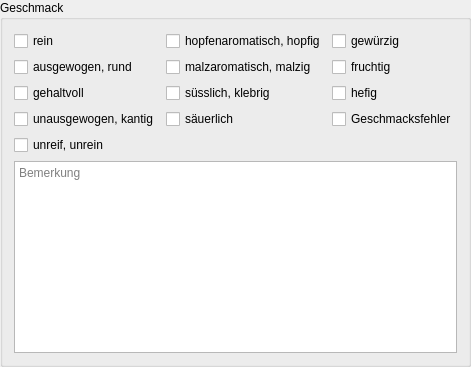
         <widget class="QGroupBox" name="groupBox5">
          <property name="title">
           <string>Geschmack</string>
          </property>
          <layout class="QGridLayout" name="gridLayout_7">
           <item row="0" column="1">
            <widget class="QCheckBox" name="rbGeschmack_5">
             <property name="text">
              <string>hopfenaromatisch, hopfig</string>
             </property>
            </widget>
           </item>
           <item row="0" column="0">
            <widget class="QCheckBox" name="rbGeschmack_0">
             <property name="text">
              <string>rein</string>
             </property>
            </widget>
           </item>
           <item row="3" column="0">
            <widget class="QCheckBox" name="rbGeschmack_3">
             <property name="text">
              <string>unausgewogen, kantig</string>
             </property>
            </widget>
           </item>
           <item row="2" column="1">
            <widget class="QCheckBox" name="rbGeschmack_7">
             <property name="text">
              <string>süsslich, klebrig</string>
             </property>
            </widget>
           </item>
           <item row="2" column="0">
            <widget class="QCheckBox" name="rbGeschmack_2">
             <property name="text">
              <string>gehaltvoll</string>
             </property>
            </widget>
           </item>
           <item row="4" column="0">
            <widget class="QCheckBox" name="rbGeschmack_4">
             <property name="text">
              <string>unreif, unrein</string>
             </property>
            </widget>
           </item>
           <item row="3" column="1">
            <widget class="QCheckBox" name="rbGeschmack_8">
             <property name="text">
              <string>säuerlich</string>
             </property>
            </widget>
           </item>
           <item row="1" column="1">
            <widget class="QCheckBox" name="rbGeschmack_6">
             <property name="text">
              <string>malzaromatisch, malzig</string>
             </property>
            </widget>
           </item>
           <item row="1" column="0">
            <widget class="QCheckBox" name="rbGeschmack_1">
             <property name="text">
              <string>ausgewogen, rund</string>
             </property>
            </widget>
           </item>
           <item row="5" column="0" colspan="3">
            <widget class="QPlainTextEdit" name="tbGeschmack">
             <property name="minimumSize">
              <size>
               <width>0</width>
               <height>42</height>
              </size>
             </property>
             <property name="toolTip">
              <string>&lt;html&gt;&lt;head/&gt;&lt;body&gt;&lt;p&gt;Hier ist Platz für frei formulierte &lt;span style=&quot; font-weight:600;&quot;&gt;Ausführungen&lt;/span&gt; zum Geschmack.&lt;/p&gt;&lt;p&gt;Der Biergeschmack umfasst die bei der Aufnahme des Bieres entstehenden sensorischen Eigenschaften. Es gelten dann ähnliche Beschreibungsmöglichkeiten wie beim Geruch. &lt;/p&gt;&lt;p&gt;&lt;span style=&quot; font-weight:600; color:#fc0107;&quot;&gt;Achtung: &lt;/span&gt;Ein Sud muss im &lt;span style=&quot; font-weight:600;&quot;&gt;Tab Abfülldaten &lt;/span&gt;als abgefüllt markiert worden sein, bevor man ihn hier tätig werden kann.&lt;/p&gt;&lt;/body&gt;&lt;/html&gt;</string>
             </property>
             <property name="placeholderText">
              <string>Bemerkung</string>
             </property>
            </widget>
           </item>
           <item row="3" column="2">
            <widget class="QCheckBox" name="rbGeschmack_12">
             <property name="text">
              <string>Geschmacksfehler</string>
             </property>
            </widget>
           </item>
           <item row="2" column="2">
            <widget class="QCheckBox" name="rbGeschmack_11">
             <property name="text">
              <string>hefig</string>
             </property>
            </widget>
           </item>
           <item row="1" column="2">
            <widget class="QCheckBox" name="rbGeschmack_10">
             <property name="text">
              <string>fruchtig</string>
             </property>
            </widget>
           </item>
           <item row="0" column="2">
            <widget class="QCheckBox" name="rbGeschmack_9">
             <property name="text">
              <string>gewürzig</string>
             </property>
            </widget>
           </item>
          </layout>
         </widget>
